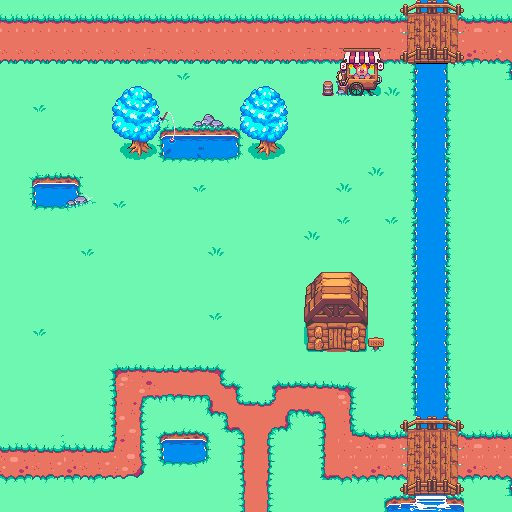

Below is a game level as drawn by its tile map, then a one-line description and the .tmx that defines it (tile-layer data replaced by summaries):
An orthogonal 32x32 tile map with 16x16 px tiles, 4 tile layers (ground, props, REACT_CHILDREN, foreground).

<map version="1.2" tiledversion="1.2.3" orientation="orthogonal" renderorder="right-down" width="32" height="32" tilewidth="16" tileheight="16" infinite="0" nextlayerid="11" nextobjectid="1">
 <tileset firstgid="1" name="main" tilewidth="16" tileheight="16" tilecount="1024" columns="32">
  <image source="../rpg-pack/atlas.png" width="512" height="512" />
  <tile id="0">
   <properties>
    <property name="collision" type="bool" value="true" />
   </properties>
  </tile>
  <tile id="1">
   <properties>
    <property name="collision" type="bool" value="true" />
   </properties>
  </tile>
  <tile id="32">
   <properties>
    <property name="collision" type="bool" value="true" />
   </properties>
  </tile>
  <tile id="33">
   <properties>
    <property name="collision" type="bool" value="true" />
   </properties>
  </tile>
  <tile id="34">
   <properties>
    <property name="collision" type="bool" value="true" />
   </properties>
  </tile>
  <tile id="35">
   <properties>
    <property name="collision" type="bool" value="true" />
   </properties>
  </tile>
  <tile id="36">
   <properties>
    <property name="collision" type="bool" value="true" />
   </properties>
  </tile>
  <tile id="37">
   <properties>
    <property name="collision" type="bool" value="true" />
   </properties>
  </tile>
  <tile id="71">
   <properties>
    <property name="collision" type="bool" value="true" />
   </properties>
  </tile>
  <tile id="72">
   <properties>
    <property name="collision" type="bool" value="true" />
   </properties>
  </tile>
  <tile id="73">
   <properties>
    <property name="collision" type="bool" value="true" />
   </properties>
  </tile>
  <tile id="74">
   <properties>
    <property name="collision" type="bool" value="true" />
   </properties>
  </tile>
  <tile id="103">
   <properties>
    <property name="collision" type="bool" value="true" />
   </properties>
  </tile>
  <tile id="104">
   <properties>
    <property name="collision" type="bool" value="true" />
   </properties>
  </tile>
  <tile id="105">
   <properties>
    <property name="collision" type="bool" value="true" />
   </properties>
  </tile>
  <tile id="106">
   <properties>
    <property name="collision" type="bool" value="true" />
   </properties>
  </tile>
  <tile id="128">
   <properties>
    <property name="collision" type="bool" value="true" />
   </properties>
  </tile>
  <tile id="129">
   <properties>
    <property name="collision" type="bool" value="true" />
   </properties>
  </tile>
  <tile id="130">
   <properties>
    <property name="collision" type="bool" value="true" />
   </properties>
  </tile>
  <tile id="132">
   <properties>
    <property name="collision" type="bool" value="true" />
   </properties>
  </tile>
  <tile id="133">
   <properties>
    <property name="collision" type="bool" value="true" />
   </properties>
  </tile>
  <tile id="134">
   <properties>
    <property name="collision" type="bool" value="true" />
   </properties>
  </tile>
  <tile id="135">
   <properties>
    <property name="collision" type="bool" value="true" />
   </properties>
  </tile>
  <tile id="136">
   <properties>
    <property name="collision" type="bool" value="true" />
   </properties>
  </tile>
  <tile id="137">
   <properties>
    <property name="collision" type="bool" value="true" />
   </properties>
  </tile>
  <tile id="138">
   <properties>
    <property name="collision" type="bool" value="true" />
   </properties>
  </tile>
  <tile id="160">
   <properties>
    <property name="collision" type="bool" value="true" />
   </properties>
  </tile>
  <tile id="161">
   <properties>
    <property name="collision" type="bool" value="true" />
   </properties>
  </tile>
  <tile id="167">
   <properties>
    <property name="collision" type="bool" value="true" />
   </properties>
  </tile>
  <tile id="168">
   <properties>
    <property name="collision" type="bool" value="true" />
   </properties>
  </tile>
  <tile id="169">
   <properties>
    <property name="collision" type="bool" value="true" />
   </properties>
  </tile>
  <tile id="170">
   <properties>
    <property name="collision" type="bool" value="true" />
   </properties>
  </tile>
  <tile id="192">
   <properties>
    <property name="collision" type="bool" value="true" />
   </properties>
  </tile>
  <tile id="193">
   <properties>
    <property name="collision" type="bool" value="true" />
   </properties>
  </tile>
  <tile id="224">
   <properties>
    <property name="collision" type="bool" value="true" />
   </properties>
  </tile>
  <tile id="225">
   <properties>
    <property name="collision" type="bool" value="true" />
   </properties>
  </tile>
  <tile id="235">
   <properties>
    <property name="collision" type="bool" value="true" />
   </properties>
  </tile>
  <tile id="236">
   <properties>
    <property name="collision" type="bool" value="true" />
   </properties>
  </tile>
  <tile id="237">
   <properties>
    <property name="collision" type="bool" value="true" />
   </properties>
  </tile>
  <tile id="289">
   <properties>
    <property name="collision" type="bool" value="true" />
   </properties>
  </tile>
  <tile id="299">
   <properties>
    <property name="collision" type="bool" value="true" />
   </properties>
  </tile>
  <tile id="300">
   <properties>
    <property name="collision" type="bool" value="true" />
   </properties>
  </tile>
  <tile id="301">
   <properties>
    <property name="collision" type="bool" value="true" />
   </properties>
  </tile>
  <tile id="353">
   <properties>
    <property name="collision" type="bool" value="true" />
   </properties>
  </tile>
  <tile id="354">
   <properties>
    <property name="collision" type="bool" value="true" />
   </properties>
  </tile>
  <tile id="355">
   <properties>
    <property name="collision" type="bool" value="true" />
   </properties>
  </tile>
  <tile id="385">
   <properties>
    <property name="collision" type="bool" value="true" />
   </properties>
  </tile>
  <tile id="386">
   <properties>
    <property name="collision" type="bool" value="true" />
   </properties>
  </tile>
  <tile id="387">
   <properties>
    <property name="collision" type="bool" value="true" />
   </properties>
  </tile>
  <tile id="422">
   <properties>
    <property name="collision" type="bool" value="true" />
   </properties>
  </tile>
  <tile id="426">
   <properties>
    <property name="collision" type="bool" value="false" />
   </properties>
  </tile>
  <tile id="454">
   <properties>
    <property name="collision" type="bool" value="true" />
   </properties>
  </tile>
  <tile id="458">
   <properties>
    <property name="collision" type="bool" value="false" />
   </properties>
  </tile>
  <tile id="568">
   <properties>
    <property name="collision" type="bool" value="true" />
   </properties>
  </tile>
  <tile id="569">
   <properties>
    <property name="collision" type="bool" value="true" />
   </properties>
  </tile>
  <tile id="600">
   <properties>
    <property name="collision" type="bool" value="true" />
   </properties>
  </tile>
  <tile id="601">
   <properties>
    <property name="collision" type="bool" value="true" />
   </properties>
  </tile>
  <tile id="632">
   <properties>
    <property name="collision" type="bool" value="true" />
   </properties>
  </tile>
  <tile id="633">
   <properties>
    <property name="collision" type="bool" value="true" />
   </properties>
  </tile>
  <tile id="664">
   <properties>
    <property name="collision" type="bool" value="true" />
   </properties>
  </tile>
  <tile id="665">
   <properties>
    <property name="collision" type="bool" value="true" />
   </properties>
  </tile>
  <tile id="696">
   <properties>
    <property name="collision" type="bool" value="true" />
   </properties>
  </tile>
  <tile id="697">
   <properties>
    <property name="collision" type="bool" value="true" />
   </properties>
  </tile>
  <tile id="728">
   <properties>
    <property name="collision" type="bool" value="true" />
   </properties>
  </tile>
  <tile id="729">
   <properties>
    <property name="collision" type="bool" value="true" />
   </properties>
  </tile>
  <tile id="744">
   <properties>
    <property name="collision" type="bool" value="true" />
   </properties>
  </tile>
  <tile id="745">
   <properties>
    <property name="collision" type="bool" value="true" />
   </properties>
  </tile>
  <tile id="746">
   <properties>
    <property name="collision" type="bool" value="true" />
   </properties>
  </tile>
  <tile id="760">
   <properties>
    <property name="collision" type="bool" value="true" />
   </properties>
  </tile>
  <tile id="761">
   <properties>
    <property name="collision" type="bool" value="true" />
   </properties>
  </tile>
  <tile id="776">
   <properties>
    <property name="collision" type="bool" value="true" />
   </properties>
  </tile>
  <tile id="777">
   <properties>
    <property name="collision" type="bool" value="true" />
   </properties>
  </tile>
  <tile id="778">
   <properties>
    <property name="collision" type="bool" value="true" />
   </properties>
  </tile>
  <tile id="792">
   <properties>
    <property name="collision" type="bool" value="true" />
   </properties>
  </tile>
  <tile id="793">
   <properties>
    <property name="collision" type="bool" value="true" />
   </properties>
  </tile>
  <tile id="824">
   <properties>
    <property name="collision" type="bool" value="true" />
   </properties>
  </tile>
  <tile id="825">
   <properties>
    <property name="collision" type="bool" value="true" />
   </properties>
  </tile>
  <tile id="856">
   <properties>
    <property name="collision" type="bool" value="true" />
   </properties>
  </tile>
  <tile id="857">
   <properties>
    <property name="collision" type="bool" value="true" />
   </properties>
  </tile>
  <tile id="888">
   <properties>
    <property name="collision" type="bool" value="true" />
   </properties>
  </tile>
  <tile id="889">
   <properties>
    <property name="collision" type="bool" value="true" />
   </properties>
  </tile>
  <tile id="918">
   <properties>
    <property name="collision" type="bool" value="true" />
   </properties>
  </tile>
  <tile id="919">
   <properties>
    <property name="collision" type="bool" value="true" />
   </properties>
  </tile>
  <tile id="920">
   <properties>
    <property name="collision" type="bool" value="true" />
   </properties>
  </tile>
  <tile id="921">
   <properties>
    <property name="collision" type="bool" value="true" />
   </properties>
  </tile>
  <tile id="922">
   <properties>
    <property name="collision" type="bool" value="true" />
   </properties>
  </tile>
 </tileset>
 <layer id="1" name="ground" width="32" height="32">
  <data>[1024 cells, 1012 non-empty, 274 distinct tile ids]</data>
 </layer>
 <layer id="2" name="props" width="32" height="32">
  <data>[1024 cells, 87 non-empty, 44 distinct tile ids]</data>
 </layer>
 <layer id="10" name="REACT_CHILDREN" width="32" height="32">
  <data>[1024 cells, 0 non-empty, 0 distinct tile ids]</data>
 </layer>
 <layer id="7" name="foreground" width="32" height="32">
  <data>[1024 cells, 32 non-empty, 21 distinct tile ids]</data>
 </layer>
</map>
